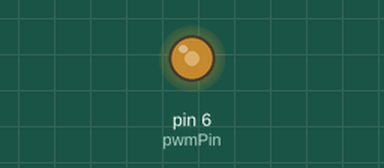
This sketch was run on a simulated Arduino Uno, built with avr-gcc and run on an emulated ATmega328P. Shown: output pins drawn as LEDs (lit = HIGH).

Above: at 0.05 s.
At 1.5 s:
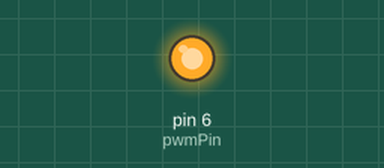
At 3.0 s:
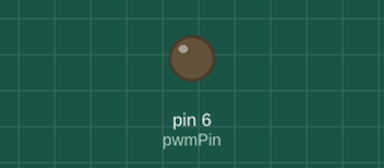
Timing chart, 0 to 6.9 s (numbered marks = the images above):
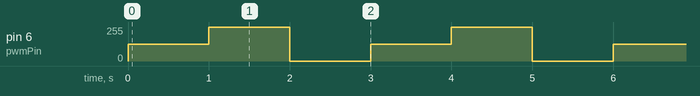

Measured:
- by itself, pin 6 (pwmPin): repeats every 3.0 s: 255/255 1.0 s, 0/255 1.0 s, 127/255 1.0 s

The sketch:

lab-6-task-4.ino
```cpp
int pwmPin=6;

void setup() {
  pinMode(pwmPin, OUTPUT);

}

void loop() {
  analogWrite(pwmPin,127);
  delay(1000);

  analogWrite(pwmPin,255);
  delay(1000);

  analogWrite(pwmPin,0);
  delay(1000);
}
  
```
